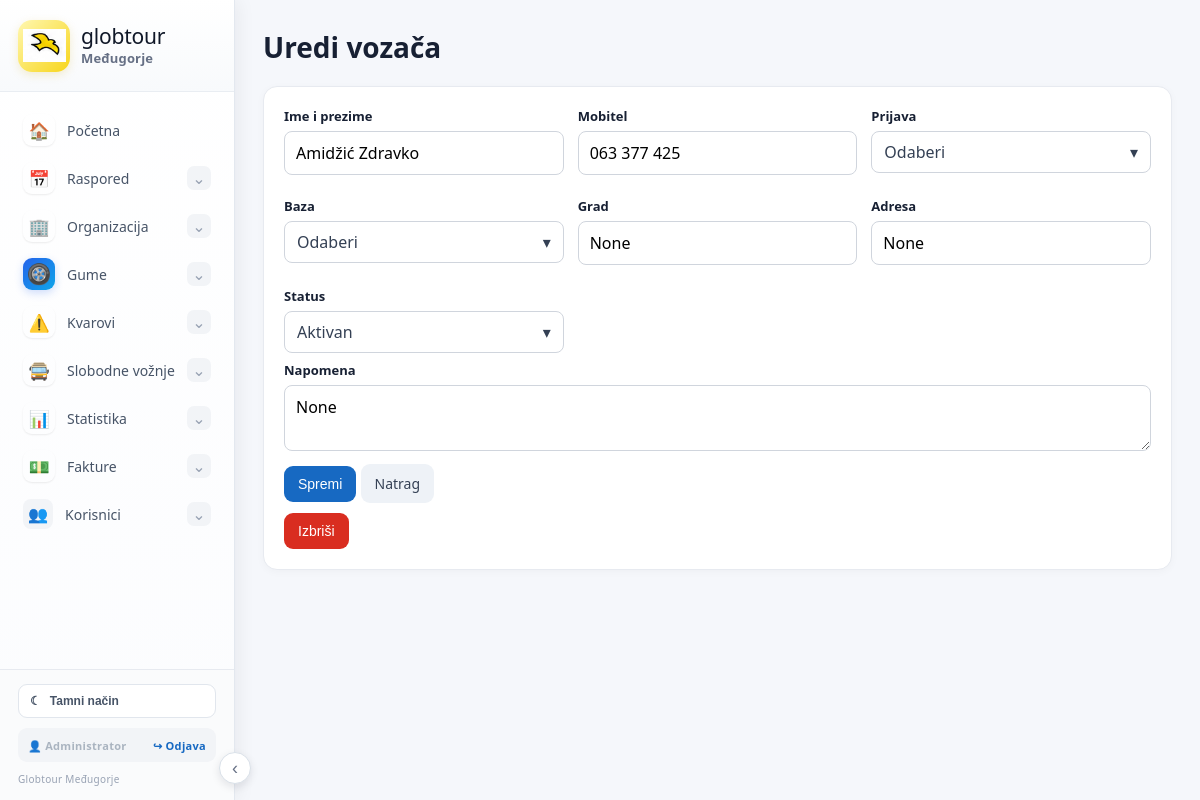
The page /vozači/1/uredi (signed in) on the database its author committed.
### tables this page shows
CREATE TABLE users (
        id INTEGER PRIMARY KEY AUTOINCREMENT,
        username TEXT UNIQUE NOT NULL,
        password_hash TEXT NOT NULL,
        full_name TEXT,
        role TEXT NOT NULL DEFAULT 'user',
        permissions TEXT DEFAULT '',
        active INTEGER NOT NULL DEFAULT 1
    );

CREATE TABLE drivers (id INTEGER PRIMARY KEY,name TEXT NOT NULL,phone TEXT,active TEXT DEFAULT 'Da',note TEXT, prijava TEXT, baza TEXT, grad TEXT, adresa TEXT);

### app.py (the view, shortened to what this page needs)
@permission_required("drivers_view", "drivers_edit")
@app.route("/vozači/<int:id>/uredi",methods=["GET","POST"])
def edit_driver(id):
 c=db();row=c.execute("SELECT * FROM drivers WHERE id=?",(id,)).fetchone()
 if not row:
  c.close();return "Nije pronađeno",404
 c.close()
 return render_template("driver_form.html",mode="edit",row=row,
                        prijave=["GTM","CBZ","VANJSKI"],
                        baze=["Međugorje","Kiseljak","Zagreb"],
                        readonly=not has_permission(auth_user(),"drivers_edit"))

### app.py (called while the page is built, shortened)
@app.context_processor
def inject_today():
 return {'today':date.today().isoformat()}

def db():
 ensure_return_schema()
 c=sqlite3.connect(DB); c.row_factory=sqlite3.Row
 seed_known_line_durations(c)
 return c

@app.context_processor
def customer_select_options():
    try:
        c=db()
        rows=c.execute("SELECT id,name,id_number,vat_number,address,city,country,contact_person,phone,email,note FROM customers WHERE COALESCE(active,'Da')!='Ne' ORDER BY name COLLATE NOCASE").fetchall()
        c.close()
    except Exception:
        rows=[]
    return {"customer_rows":rows, "free_ride_customer_options":rows}

@app.context_processor
def inject_customer_lookup():
    def customer_by_name(name):
        return _customer_data(name)
    return {"customer_by_name":customer_by_name}

@app.context_processor
def inject_customers():
    try:
        c=db()
        rows=c.execute("SELECT name FROM customers WHERE COALESCE(active,'Da')!='Ne' ORDER BY name").fetchall()
        c.close()
    except Exception:
        rows=[]
    return {"customer_rows":rows}

@app.context_processor
def ctx(): return {"today":date.today().isoformat()}

def auth_user():
    uid=session.get("user_id")
    if not uid:
        return None
    try:
        c=db()
        row=c.execute("SELECT * FROM users WHERE id=? AND active=1",(uid,)).fetchone()
        c.close()
        return row
    except Exception:
        return None

def has_permission(user, key):
    if user is None:
        return False
    try:
        role=str(user["role"] or "").strip().lower()
        permissions=str(user["permissions"] or "")
        if role == "admin" or permissions.strip() == "*":
            return True
    except Exception:
        return False

@app.context_processor
def auth_context():
    return {"current_user": auth_user(), "has_permission": has_permission}

@app.before_request
def auth_guard():
    endpoint=request.endpoint or ""
    if endpoint in ("login", "static"):
        return None
    if not session.get("user_id"):
        return redirect(url_for("login"))
    return None

### templates/driver_form.html (shortened to what this page needs)
{% extends "base.html" %}{% block content %}
<div class="title"><h1>{{"Dodaj vozača" if mode=="add" else ("Pregled vozača" if readonly else "Uredi vozača")}}</h1></div>
<div class="panel">{% if readonly %}<div class="alert alert-info">Pregled vozača – nemate dopuštenje za izmjene.</div>{% endif %}<form method="post"><fieldset {% if readonly %}disabled{% endif %} style="border:0;padding:0;margin:0">
<div class="grid">
<div class="field"><label>Ime i prezime</label><input required name="name" value="{{row.name if row else ''}}"></div>
<div class="field"><label>Mobitel</label><input name="phone" value="{{row.phone if row else ''}}"></div>
<div class="field"><label>Prijava</label><select name="prijava"><option value=""></option>{% for x in prijave %}<option {% if row and row.prijava==x %}selected{% endif %}>{{x}}</option>{% endfor %}</select></div>
<div class="field"><label>Baza</label><select name="baza"><option value=""></option>{% for x in baze %}<option {% if row and row.baza==x %}selected{% endif %}>{{x}}</option>{% endfor %}</select></div>
<div class="field"><label>Grad</label><input name="grad" value="{{row.grad if row else ''}}" placeholder="Unesite grad"></div>
<div class="field"><label>Adresa</label><input name="adresa" value="{{row.adresa if row else ''}}" placeholder="Unesite adresu"></div>
<div class="field"><label>Status</label></div>
</div>
<div class="field"><label>Napomena</label><textarea name="note">{{row.note if row else ''}}</textarea></div>
{% if not readonly %}<button class="btn">Spremi</button>{% endif %} <a class="btn secondary" href="/vozači">Natrag</a>
</fieldset></form>
{% if mode == "edit" and not readonly %}
<form method="post" action="/vozači/{{row.id}}/izbrisi" onsubmit="return confirm('Jeste li sigurni da želite izbrisati ovog vozača?');" style="margin-top:10px">
<button class="btn danger" type="submit">Izbriši</button>
</form>
{% endif %}
</div>{% endblock %}

### templates/base.html (shortened to what this page needs)
<!doctype html><html lang="hr"><head><meta charset="utf-8"><meta name="viewport" content="width=device-width,initial-scale=1"><title>Globtour Međugorje</title><link rel="stylesheet" href="{{url_for('static',filename='style.css')}}">
</head><body>
<aside class="sidebar">
  <div class="sidebar-brand">
    <a href="/" class="brand">
      <span class="brand-logo"><img src="{{url_for('static',filename='globtour-bird.png')}}" alt="Globtour"></span>
      <span class="brand-text"><span>globtour</span><strong>Međugorje</strong></span>
    </a>
  </div>
  <nav class="side-nav">
    <a class="side-link" href="/"><span class="side-icon main-nav-icon">🏠</span><span>Početna</span></a>
    <details class="side-group">
      <summary><span class="side-icon main-nav-icon">📅</span><span>Raspored</span><span class="chevron">⌄</span></summary>
    </details>
    <details class="side-group">
      <summary><span class="side-icon main-nav-icon">🏢</span><span>Organizacija</span><span class="chevron">⌄</span></summary>
    </details>
    <details class="side-group">
      <summary><span class="side-icon main-nav-icon tire-modern-icon">🛞</span><span>Gume</span><span class="chevron">⌄</span></summary>
    </details>
    {% if has_permission(current_user,"breakdowns_view") %}
<details class="side-group" {% if request.path.startswith('/kvarovi') %}open{% endif %}>
  <summary>
    <span class="side-icon main-nav-icon">⚠️</span>
    <span>Kvarovi</span>
    <span class="chevron">⌄</span>
  </summary>
</details>
{% endif %}
    <details class="side-group" {% if request.path.startswith('/slobodne-voznje') %}open{% endif %}>
      <summary><span class="side-icon main-nav-icon">🚍</span><span>Slobodne vožnje</span><span class="chevron">⌄</span></summary>
    </details>
    <details class="side-group" {% if request.path.startswith('/statistika') %}open{% endif %}>
      <summary><span class="side-icon main-nav-icon">📊</span><span>Statistika</span><span class="chevron">⌄</span></summary>
    </details>
    <details class="side-group" {% if request.path.startswith('/predracuni') or request.path.startswith('/c-fakture') %}open{% endif %}>
      <summary><span class="side-icon main-nav-icon">💵</span><span>Fakture</span><span class="chevron">⌄</span></summary>
    </details>
    <details class="side-group">
      <summary><span class="side-icon">👥</span><span>Korisnici</span><span class="chevron">⌄</span></summary>
    </details>
  </nav>
  <div class="sidebar-bottom">
    <button class="theme-toggle" type="button" onclick="toggleTheme()" aria-label="Promijeni temu">
      <span id="theme-icon">☾</span><span id="theme-label">Tamni način</span>
    </button>
    <div class="account-box">
      <span class="account-name">👤 {% if current_user %}{{current_user["full_name"] or current_user["username"]}}{% else %}Korisnik{% endif %}</span>
      <a class="logout-link" href="/logout">↪ Odjava</a>
    </div>
    <span class="sidebar-copy">Globtour Međugorje</span>
  </div>
</aside>
<button class="sidebar-toggle" type="button" onclick="toggleSidebar()" aria-label="Sakrij izbornik">‹</button>
<main class="wrap">{% with messages=get_flashed_messages(with_categories=true) %}{% for cat,msg in messages %}<div class="alert alert-{{cat}}">{{msg}}</div>{% endfor %}{% endwith %}{% block content %}{% endblock %}</main>
</body></html>

### rows shown on the page
users: full_name "Administrator"
drivers: name "Amidžić Zdravko", phone "063 377 425"
